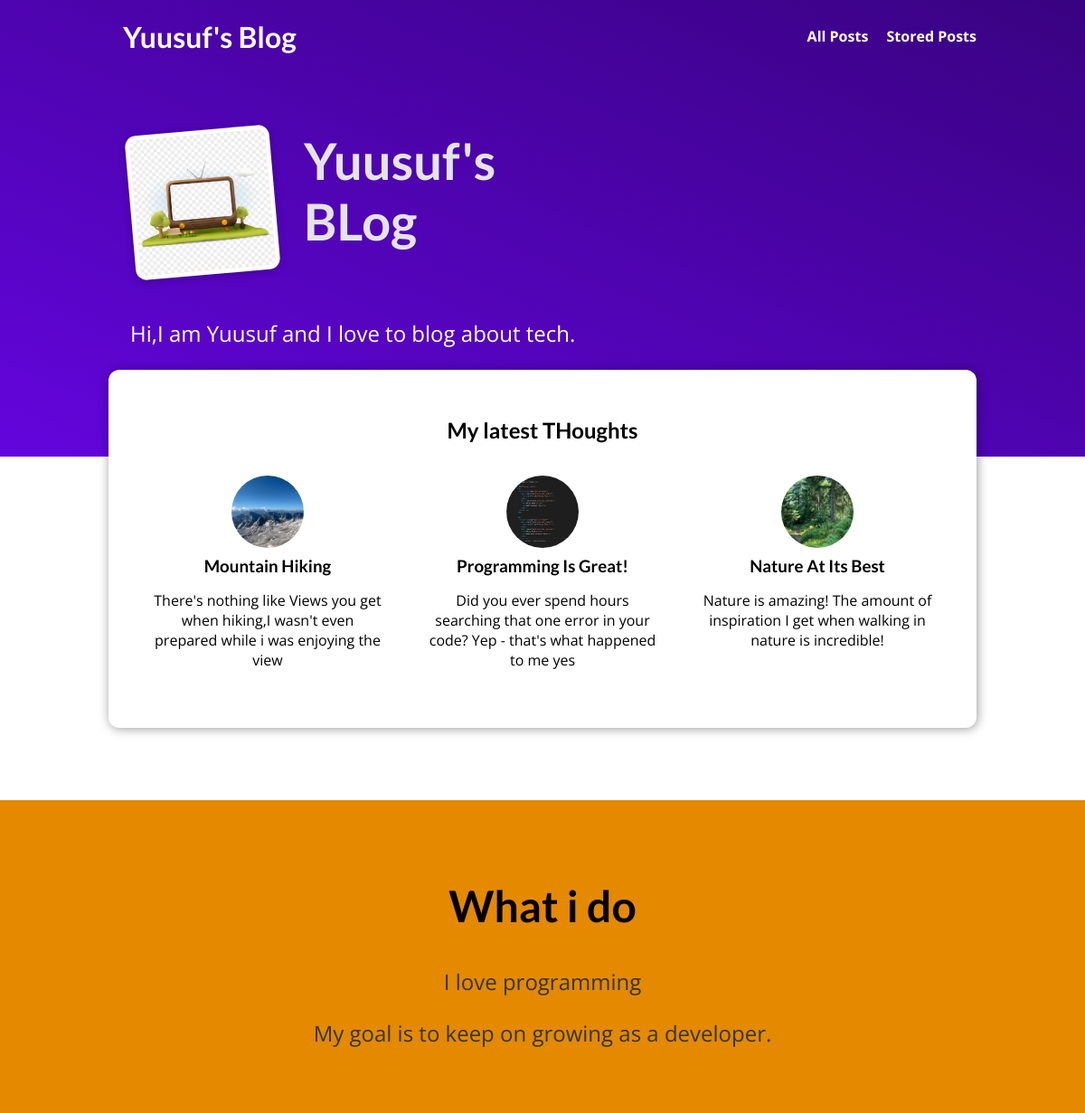
The page / on the database its author committed.
### blog/models.py (models this page shows, shortened)
class Posts(models.Model):
    title=models.CharField(max_length=50)
    excerpt=models.CharField(max_length=100)
    image=models.ImageField(upload_to="posts",null=True)
    date=models.DateField(auto_now=True)
    slug=models.SlugField(default="",unique=True,null=False,db_index=True)
    content=models.TextField(validators=[MinLengthValidator(10)])
    author=models.ForeignKey(Author, on_delete=models.SET_NULL,null=True,related_name="posts")
    tag=models.ManyToManyField(Tag)

### blog/views.py (the view)
# urls.py: path("",views.starting_page,name="starting-page"),
def starting_page(request):
    latest_posts=Posts.objects.all().order_by('-date')[:3]
    return render(request, "blog/index.html",{
        "posts":latest_posts
    })

### blog/templates/blog/index.html (shortened to what this page needs)
{% extends "base.html" %}
{% load static %}
{% block css_files %}
 <link rel="stylesheet" href="{%static "blog/post.css"%}">
 <link rel="stylesheet" href="{%static "blog/index.css"%}">
{% endblock  %}
{% block content %}
<section id="welcome">
  <header>
    <img src="{% static "blog/images/illustration-cartoon.png" %}" alt="Yuusuf-The Author of the blog" />
    <h2>Yuusuf's BLog</h2>
  </header>
  <p>Hi,I am Yuusuf and I love to blog about tech.</p>
</section>
<section id="latest-posts">
  <h2>My latest THoughts</h2>
  <ul>
    {% for post in posts%}
     {% include "blog/includes/posts.html" %}
    {%endfor%}
  </ul>
</section>
<section id="about">
    <h2>What i do</h2>
    <p>I love programming</p>
    <p>My goal is to keep on growing as a developer.</p>
</section>
{% endblock content %}

### blog/templates/blog/includes/posts.html
<li>
    <article class="post">
      <a href="{% url "post-detail-page" post.slug %}">
        <img src="{{post.image.url}}" />
        <div class="post__content">
          <h3>{{post.title}}</h3>
          <p>
           {{post.excerpt}}
          </p>
        </div>
      </a>
    </article>
  </li>

### static/app.css (style rules this page uses)
* { box-sizing: border-box; }
html { font-family: 'Open Sans', 'Lato', sans-serif; }
body { margin: 0; }
h1, h2, h3 { font-family: 'Lato', sans-serif; font-weight: bold; }

### blog/static/blog/post.css (style rules this page uses)
.post { display: flex; flex-direction: column; align-items: center; text-align: center; }
.post a { text-decoration: none; color: black; transition: all 0.2s ease; padding: 1rem; }
.post img { width: 5rem; height: 5rem; object-fit: cover; border-radius: 50%; }
.post h3 { margin: 0.25rem 0; }

### blog/static/blog/index.css (style rules this page uses)
#welcome { background: linear-gradient(to right top, #6305dd, #390281); padding: 6rem 12%; }
#welcome header { display: flex; align-items: flex-start; margin: 3rem auto; }
#welcome img { width: 10rem; height: 10rem; object-fit: cover; object-position: top; border: 5px solid white; border-radius: 12px; background-color: #ffe1bf; transform: rotateZ(-5deg); box-shadow: 0 2px 8px rgba(0, 0, 0, 0.25); }
#welcome h2 { font-size: 3.5rem; margin: 0 0 0 2rem; color: #e4e4e4; width: 10rem; }
#welcome p { color: white; font-size: 1.5rem; }
#latest-posts { background-color: white; padding: 2rem; border-radius: 12px; width: 60rem; margin: -6rem auto 2rem auto; box-shadow: 1px 1px 12px rgba(0, 0, 0, 0.4); }
#latest-posts h2 { text-align: center; }
#latest-posts ul { list-style: none; margin: 0; padding: 0; display: flex; gap: 1rem; }
#latest-posts li { flex: 1; }
#about { text-align: center; padding: 3rem; background-color: #e48900; margin-top: 5rem; }
#about h2 { font-size: 3rem; }
#about p { font-size: 1.5rem; color: #353535; }

### rows shown on the page
Posts: image (picture), title "Mountain Hiking", excerpt "There's nothing like Views you get when hiking,I wasn't even prepared while i was enjoying the view"
Posts: image (picture), title "Programming Is Great!", excerpt "Did you ever spend hours searching that one error in your code? Yep - that's what happened to me yes"
Posts: image (picture), title "Nature At Its Best", excerpt "Nature is amazing! The amount of inspiration I get when walking in nature is incredible!"
